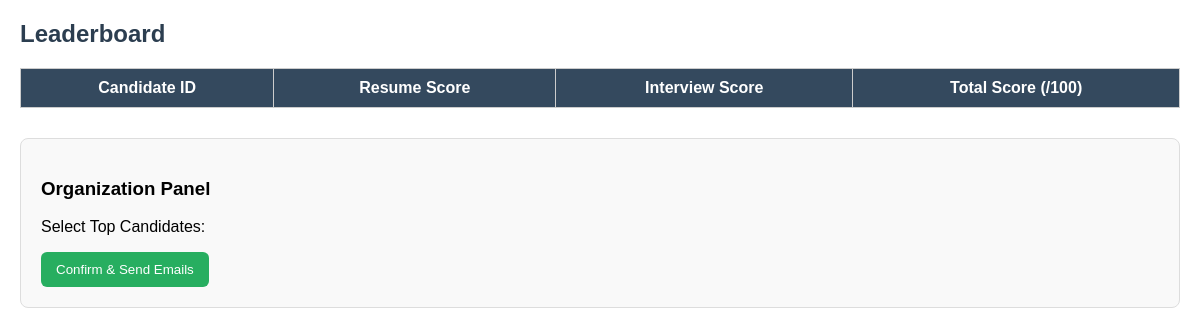
/leaderboard, run on an earlier commit of the app's database.
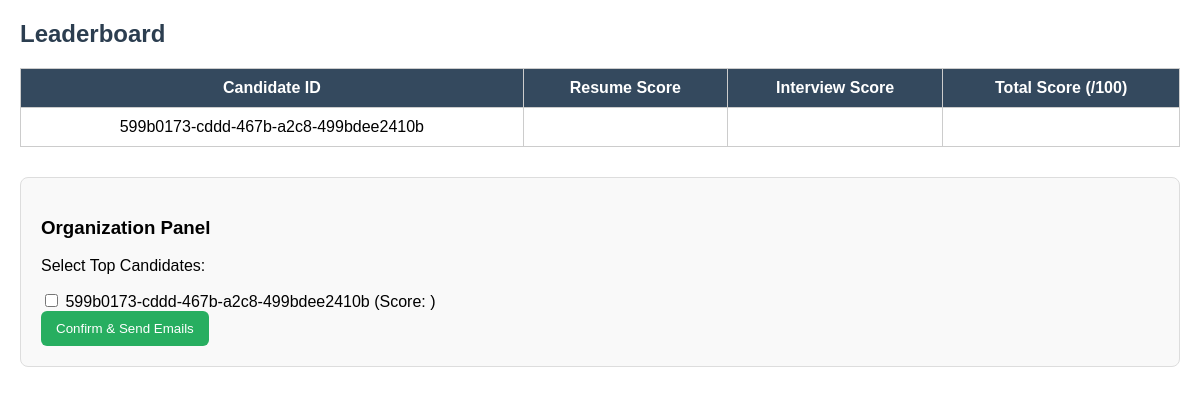
And on a later commit of the database.
### tables this page shows
CREATE TABLE candidates (
            id TEXT PRIMARY KEY,
            created_at TEXT,
            finished INTEGER DEFAULT 0,
            total_score REAL DEFAULT 0.0
        , email TEXT);

### app.py (the view, shortened to what this page needs)
@app.route("/leaderboard", methods=["GET", "POST"])
def leaderboard_view():
    rows = get_leaderboard()
    return render_template("leaderboard.html", rows=rows)

### scripts/db.py (called while the page is built)
def _conn():
    return sqlite3.connect(_DB_PATH)

def get_leaderboard() -> List[dict]:
    with _conn() as conn:
        cur = conn.execute("""
            SELECT id, email, avg_score FROM candidates
            WHERE finished=1
            ORDER BY avg_score DESC
        """)
        return [{"candidate_id": r[0], "email": r[1], "avg_score": r[2]} for r in cur.fetchall()]

### templates/leaderboard.html (shortened to what this page needs)
<!DOCTYPE html>
<html>
<head>
</head>
<body>
  <h2>Leaderboard</h2>
  <table>
    <tr>
      <th>Candidate ID</th>
      <th>Resume Score</th>
      <th>Interview Score</th>
      <th>Total Score (/100)</th>
    </tr>
    {% for r in rows %}
      <tr>
        <td>{{ r.candidate_id }}</td>
        <td>{{ r.resume_score }}</td>
        <td>{{ r.interview_score }}</td>
        <td>{{ r.total_score }}</td>
      </tr>
    {% endfor %}
  </table>
  <div class="admin-section">
    <h3>Organization Panel</h3>
    <form method="post" action="/confirm-selection">
      <p>Select Top Candidates:</p>
      {% for r in rows %}
        <input type="checkbox" name="selected_candidates" value="{{ r.candidate_id }}">
        {{ r.candidate_id }} (Score: {{ r.total_score }})<br>
      {% endfor %}
      <button type="submit">Confirm & Send Emails</button>
    </form>
  </div>
</body>
</html>

### templates/leaderboard.html (style rules this page uses)
body { font-family: Arial, sans-serif; margin: 20px; }
h2 { color: #2c3e50; }
table { border-collapse: collapse; width: 100%; margin-top: 20px; }
th, td { border: 1px solid #ccc; padding: 10px; text-align: center; }
th { background: #34495e; color: #fff; }
.admin-section { margin-top: 30px; padding: 20px; border: 1px solid #ddd; border-radius: 8px; background: #f9f9f9; }
button { background: #27ae60; color: #fff; border: none; padding: 10px 15px; cursor: pointer; border-radius: 6px; }

What changed in the data, as far as the page shows it:
added candidates: candidate_id "599b0173-cddd-467b-a2c8-499bdee2410b"
